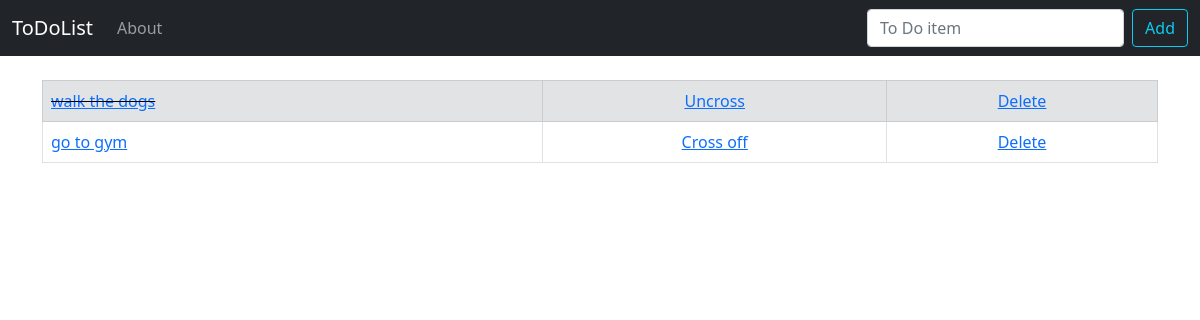
The app's page /, older data.
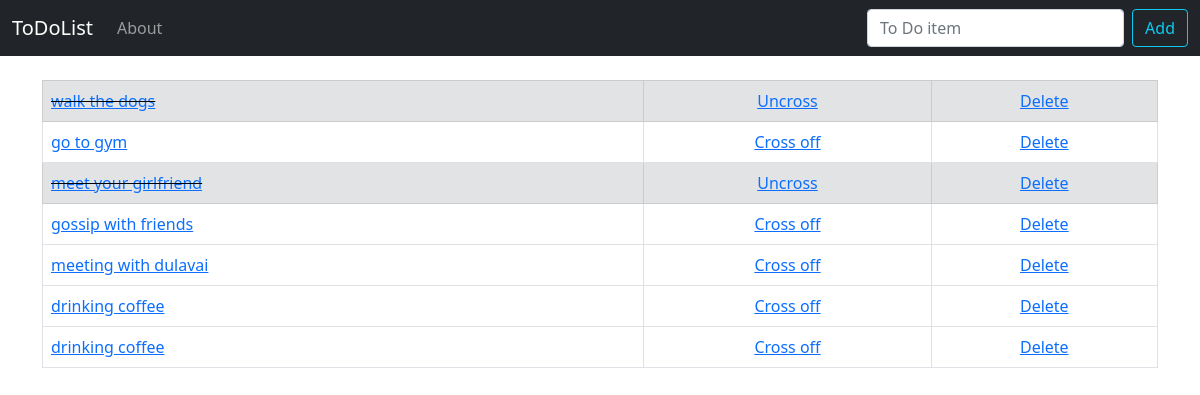
The same page, newer data.
### todo_list/models.py (models this page shows, shortened)
class  List(models.Model):
	item = models.CharField(max_length=200)
	completed = models.BooleanField(default=False)

### todo_list/views.py (the view)
# urls.py: path('', views.home, name='home'),
def home (request):
	if request.method == 'POST':
		form = ListForm(request.POST or None)
		if form.is_valid():
			form.save()
			all_items = List.objects.all
			messages.success(request, ('Item has been added successfully!'))
			return redirect('home')
	else:
		all_items = List.objects.all
		return render(request, 'home.html', {'all_item': all_items})

### todo_list/templates/home.html (shortened to what this page needs)
{% extends "base.html" %}
{% block content %}
	{% if all_item %}
	<table class="table table-bordered">
		{% for things in all_item %}
		   {% if things.completed %}
				<tr class="table-secondary">
					<td class="striker"><a href="{% url 'edit' things.id %}">{{ things.item }}</a></td>
					<td><center><a href="{% url 'uncross' things.id %}"> Uncross </a></center></td>
					<td><center><a href="{% url 'delete' things.id %}">Delete </a> </center></td>
				</tr>
			{% else %}
				<tr>
					<td><a href="{% url 'edit' things.id %}">{{ things.item }}</a></td>
					<td><center><a href="{% url 'cross_off' things.id %}"> Cross off </a></center></td>
					<td><center><a href="{% url 'delete' things.id %}"> Delete </a></center></td>
				</tr>
			{% endif %}
		{% endfor %}
	</table>
	{% endif %}
{% endblock %}

Row changes from the older to the newer data that the page shows:
added List: item "meet your girlfriend"
added List: item "gossip with friends"
added List: item "meeting with dulavai"
added List: item "drinking coffee"
added List: item "drinking coffee"
